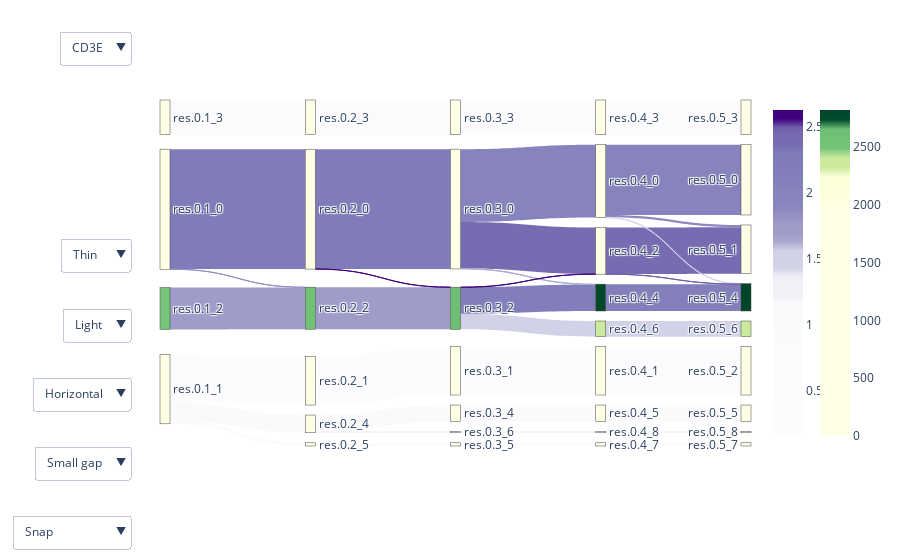

Notebook source saved alongside this figure:
### Code cell
starter_gene = 'CD3E'
gene_set = 'antigen processing and presentation of exogenous peptide antigen via MHC class I, TAP-independent (GO:0002480)'

# Create node label
label_list = []
for data in sankey_dict['node_data'][['modularity', 'silhoutte_score', gene_set + '_combined.score', 'top_genes']].values:
    label = '<br />' + gene_set + '<br />' + 'Gene Set Score: ' + str(data[2]) + '<br />' + 'Top Genes: ' + str(data[-1])
    label_list.append(label)
sankey_dict['node_data']['label'] = label_list

fig = go.Figure(data=[dict(type='sankey', orientation='h', 
                           node = dict(pad = 10, thickness=10,
                                       label=sankey_dict['node_data']['node_labels'],
                                       customdata = sankey_dict['node_data']['label'],
                                       hovertemplate= '%{customdata}',
                                       color = sankey_dict['node_data'][gene_set + '_hex']),
                           link = dict(source = sankey_dict['data']['source'],
                                       target = sankey_dict['data']['target'],
                                       color = sankey_dict['data'][starter_gene+'_hex'],
                                       value = sankey_dict['data']['value']))])

fig.add_trace(go.Scatter(x=[None],
                         y=[None],
                         mode='markers',
                         visible=True,
                         marker=sankey_dict['exp_colorbar'][starter_gene]))

fig.add_trace(go.Scatter(x=[None],
                         y=[None],
                         mode='markers',
                         visible=True,
                         marker={'colorscale':sankey_dict['node_data'][[gene_set + '_combined.score', gene_set+'_hex']].sort_values(gene_set + '_combined.score')[gene_set+'_hex'].tolist(), 
                                 'showscale':True, 
                                 'cmin':min(pbmc_gsea[pbmc_gsea['gene.set'].isin(['antigen processing and presentation of exogenous peptide antigen via MHC class I, TAP-independent (GO:0002480)'])]['combined.score'].tolist()),
                                 'cmax':max(pbmc_gsea[pbmc_gsea['gene.set'].isin(['antigen processing and presentation of exogenous peptide antigen via MHC class I, TAP-independent (GO:0002480)'])]['combined.score'].tolist()), 
                                 'colorbar': {'x':1.1}}))

fig.update_xaxes(showticklabels=False) # hide all the xticks
fig.update_yaxes(showticklabels=False) # hide all the xticks
fig['layout']['showlegend'] = False
fig['layout']['xaxis']['showgrid'] = False
fig['layout']['yaxis']['showgrid'] = False
fig.update_layout(xaxis_zeroline=False, yaxis_zeroline=False)
fig.update_layout({
'plot_bgcolor': 'rgba(0, 0, 0, 0)',
'paper_bgcolor': 'rgba(0, 0, 0, 0)'
})

fig.update_layout(
    updatemenus=[dict(y=1.2, 
                      buttons=[dict(label=starter_gene, method='relayout', args=['paper_bgcolor', 'white']),
                               dict(label='Dark', method='relayout', args=['paper_bgcolor', 'black'])]),
                 # dict(y=1, 
                 #      buttons=[dict(label='Silhouette', method='relayout', args=['paper_bgcolor', 'white']),
                 #               dict(label='Dark', method='relayout', args=['paper_bgcolor', 'black'])]),
                 # dict(y=0.8,
                 #      buttons=[dict(label='GO:0002480', method='restyle',args=['node.thickness', 8]),
                 #               dict(label='Thick',method='restyle',args=['node.thickness', 15])]),
                 dict(y=0.6,
                      buttons=[dict(label='Thin', method='restyle',args=['node.thickness', 8]),
                               dict(label='Thick',method='restyle',args=['node.thickness', 15])]),
                 dict(y=-0.2,
                      buttons=[dict(label='Snap',method='restyle', args=['arrangement', 'snap']),
                               dict(label='Perpendicular', method='restyle',args=['arrangement', 'perpendicular']),
                               dict(label='Freeform', method='restyle',args=['arrangement', 'freeform']),
                               dict(label='Fixed', method='restyle',args=['arrangement', 'fixed'])]),
                 dict(y=0,
                      buttons=[dict(label='Small gap',method='restyle',args=['node.pad', 15]),
                               dict(label='Large gap',method='restyle',args=['node.pad', 20])]),
                 dict(y=0.2,
                      buttons=[dict(label='Horizontal', method='restyle', args=['orientation', 'h']),
                               dict(label='Vertical',method='restyle',args=['orientation', 'v'])]),
                 dict(y=0.4,
                      buttons=[dict(label='Light', method='relayout', args=['paper_bgcolor', 'white']),
                               dict(label='Dark', method='relayout', args=['paper_bgcolor', 'black'])])])
fig.show()

### Figure 1 — Plotly figure (JSON) as saved in the notebook; plotly's stock layout.template omitted (floating-point values rounded to 4 significant figures)
{"data": [{"link": {"color": ["#807cba", "#fbfafc", "#fcfbfd", "#9f9cc9", "#faf9fc", "#fbfafc", "#9490c3", "#807cba", "#fbfafc", "#fcfbfd", "#9f9cc9", "#faf9fc", "#fbfafc", "#f2f0f7", "#3f007d", "#776cb1", "#fbfafc", "#fcfbfd", "#d1d2e7", "#817ebb", "#8683bd", "#faf9fc", "#fbfafc", "#acaad1", "#f2f0f7", "#3f007d", "#776cb1", "#fbfafc", "#fcfbfd", "#d1d2e7", "#827fbb", "#8683bd", "#faf9fc", "#8b87bf", "#fbfafc", "#f2f0f7", "#d4d4e8", "#705eaa"], "source": [1, 0, 2, 3, 2, 2, 1, 5, 4, 7, 8, 9, 6, 9, 5, 12, 11, 14, 15, 15, 12, 16, 13, 12, 10, 15, 22, 18, 21, 17, 23, 19, 20, 19, 25, 24, 19, 22], "target": [5, 4, 7, 8, 9, 6, 8, 12, 11, 14, 15, 16, 13, 10, 15, 22, 18, 21, 17, 23, 19, 20, 25, 23, 24, 22, 30, 27, 31, 26, 32, 28, 29, 30, 34, 33, 32, 32], "value": [1189, 344, 480, 415, 176, 32, 2, 1188, 344, 480, 417, 162, 32, 14, 1, 461, 344, 480, 155, 262, 723, 162, 32, 4, 14, 1, 461, 344, 480, 155, 266, 697, 162, 22, 32, 14, 4, 1]}, "node": {"color": ["#ffffe5", "#ffffe5", "#ffffe5", "#75c578", "#ffffe5", "#ffffe5", "#ffffe5", "#ffffe5", "#70c275", "#ffffe5", "#fdfeda", "#ffffe5", "#ffffe5", "#ffffe5", "#ffffe5", "#6dc073", "#ffffe5", "#ccea9d", "#ffffe5", "#ffffe5", "#ffffe5", "#ffffe5", "#ffffe5", "#004a2b", "#fdfeda", "#ffffe5", "#ccea9d", "#ffffe5", "#ffffe5", "#ffffe5", "#ffffe5", "#ffffe5", "#004529", "#fdfeda", "#ffffe5"], "customdata": ["<br />antigen processing and presentation of exogenous peptide antigen via MHC class I, TAP-independent (GO:0002480)<br />Gene Set Score: 0.0<br />Top Genes: CD79A,MS4A1,CD79B,LINC00926,TCL1A", "<br />antigen processing and presentation of exogenous peptide antigen via MHC class I, TAP-independent (GO:0002480)<br />Gene Set Score: 0.0<br />Top Genes: LDHB,RPS12,CD3D,RPS25,RPS3", "<br />antigen processing and presentation of exogenous peptide antigen via MHC class I, TAP-independent (GO:0002480)<br />Gene Set Score: 0.0<br />Top Genes: S100A9,S100A8,LYZ,CST3,LST1", "<br />antigen processing and presentation of exogenous peptide antigen via MHC class I, TAP-independent (GO:0002480)<br />Gene Set Score: 1426.25056809731<br />Top Genes: NKG7,CST7,GZMA,PRF1,CTSW", "<br />antigen processing and presentation of exogenous peptide antigen via MHC class I, TAP-independent (GO:0002480)<br />Gene Set Score: 0.0<br />Top Genes: CD79A,MS4A1,CD79B,LINC00926,TCL1A", "<br />antigen processing and presentation of exogenous peptide antigen via MHC class I, TAP-independent (GO:0002480)<br />Gene Set Score: 0.0<br />Top Genes: LDHB,RPS12,CD3D,RPS25,RPS3", "<br />antigen processing and presentation of exogenous peptide antigen via MHC class I, TAP-independent (GO:0002480)<br />Gene Set Score: 0.0<br />Top Genes: FCER1A,SERPINF1,CLEC10A,ENHO,CLIC2", "<br />antigen processing and presentation of exogenous peptide antigen via MHC class I, TAP-independent (GO:0002480)<br />Gene Set Score: 0.0<br />Top Genes: S100A9,S100A8,LGALS2,FCN1,CD14", "<br />antigen processing and presentation of exogenous peptide antigen via MHC class I, TAP-independent (GO:0002480)<br />Gene Set Score: 1460.65871885986<br />Top Genes: NKG7,CST7,GZMA,PRF1,CTSW", "<br />antigen processing and presentation of exogenous peptide antigen via MHC class I, TAP-independent (GO:0002480)<br />Gene Set Score: 0.0<br />Top Genes: CDKN1C,HES4,RP11-290F20.3,MS4A7,FCGR3A", "<br />antigen processing and presentation of exogenous peptide antigen via MHC class I, TAP-independent (GO:0002480)<br />Gene Set Score: 97.4426389716303<br />Top Genes: GP9,ITGA2B,TMEM40,AP001189.4,LY6G6F", "<br />antigen processing and presentation of exogenous peptide antigen via MHC class I, TAP-independent (GO:0002480)<br />Gene Set Score: 0.0<br />Top Genes: CD79A,MS4A1,CD79B,LINC00926,TCL1A", "<br />antigen processing and presentation of exogenous peptide antigen via MHC class I, TAP-independent (GO:0002480)<br />Gene Set Score: 0.0<br />Top Genes: LDHB,RPS12,CD3D,RPS25,RPS3", "<br />antigen processing and presentation of exogenous peptide antigen via MHC class I, TAP-independent (GO:0002480)<br />Gene Set Score: 0.0<br />Top Genes: FCER1A,SERPINF1,CLEC10A,ENHO,CLIC2", "<br />antigen processing and presentation of exogenous peptide antigen via MHC class I, TAP-independent (GO:0002480)<br />Gene Set Score: 0.0<br />Top Genes: S100A9,S100A8,LGALS2,FCN1,CD14", "<br />antigen processing and presentation of exogenous peptide antigen via MHC class I, TAP-independent (GO:0002480)<br />Gene Set Score: 1478.41234006271<br />Top Genes: NKG7,CST7,GZMA,PRF1,CTSW", "<br />antigen processing and presentation of exogenous peptide antigen via MHC class I, TAP-independent (GO:0002480)<br />Gene Set Score: 0.0<br />Top Genes: CDKN1C,HES4,RP11-290F20.3,MS4A7,FCGR3A", "<br />antigen processing and presentation of exogenous peptide antigen via MHC class I, TAP-independent (GO:0002480)<br />Gene Set Score: 803.677482768284<br />Top Genes: GZMB,FGFBP2,SPON2,PRF1,GNLY", "<br />antigen processing and presentation of exogenous peptide antigen via MHC class I, TAP-independent (GO:0002480)<br />Gene Set Score: 0.0<br />Top Genes: CD79A,MS4A1,CD79B,LINC00926,TCL1A", "<br />antigen processing and presentation of exogenous peptide antigen via MHC class I, TAP-independent (GO:0002480)<br />Gene Set Score: 0.0<br />Top Genes: RPS12,RPS6,RPS27,RPL32,RPS14", "<br />antigen processing and presentation of exogenous peptide antigen via MHC class I, TAP-independent (GO:0002480)<br />Gene Set Score: 0.0<br />Top Genes: CDKN1C,HES4,RP11-290F20.3,MS4A7,FCGR3A", "<br />antigen processing and presentation of exogenous peptide antigen via MHC class I, TAP-independent (GO:0002480)<br />Gene Set Score: 0.0<br />Top Genes: S100A9,S100A8,LGALS2,FCN1,CD14", "<br />antigen processing and presentation of exogenous peptide antigen via MHC class I, TAP-independent (GO:0002480)<br />Gene Set Score: 0.0<br />Top Genes: IL32,LTB,CD3D,IL7R,LDHB", "<br />antigen processing and presentation of exogenous peptide antigen via MHC class I, TAP-independent (GO:0002480)<br />Gene Set Score: 2762.78125461411<br />Top Genes: CCL5,NKG7,CST7,GZMA,GZMK", "<br />antigen processing and presentation of exogenous peptide antigen via MHC class I, TAP-independent (GO:0002480)<br />Gene Set Score: 97.4426389716303<br />Top Genes: GP9,ITGA2B,TMEM40,AP001189.4,LY6G6F", "<br />antigen processing and presentation of exogenous peptide antigen via MHC class I, TAP-independent (GO:0002480)<br />Gene Set Score: 0.0<br />Top Genes: FCER1A,SERPINF1,CLEC10A,ENHO,CLIC2", "<br />antigen processing and presentation of exogenous peptide antigen via MHC class I, TAP-independent (GO:0002480)<br />Gene Set Score: 803.677482768284<br />Top Genes: GZMB,FGFBP2,SPON2,PRF1,GNLY", "<br />antigen processing and presentation of exogenous peptide antigen via MHC class I, TAP-independent (GO:0002480)<br />Gene Set Score: 0.0<br />Top Genes: CD79A,MS4A1,CD79B,LINC00926,TCL1A", "<br />antigen processing and presentation of exogenous peptide antigen via MHC class I, TAP-independent (GO:0002480)<br />Gene Set Score: 0.0<br />Top Genes: RPS12,RPS27,RPS6,RPL32,RPS14", "<br />antigen processing and presentation of exogenous peptide antigen via MHC class I, TAP-independent (GO:0002480)<br />Gene Set Score: 0.0<br />Top Genes: CDKN1C,HES4,RP11-290F20.3,MS4A7,FCGR3A", "<br />antigen processing and presentation of exogenous peptide antigen via MHC class I, TAP-independent (GO:0002480)<br />Gene Set Score: 0.0<br />Top Genes: IL32,LTB,CD3D,IL7R,LDHB", "<br />antigen processing and presentation of exogenous peptide antigen via MHC class I, TAP-independent (GO:0002480)<br />Gene Set Score: 0.0<br />Top Genes: S100A9,S100A8,LGALS2,FCN1,CD14", "<br />antigen processing and presentation of exogenous peptide antigen via MHC class I, TAP-independent (GO:0002480)<br />Gene Set Score: 2817.85023679681<br />Top Genes: CCL5,NKG7,GZMA,CST7,GZMK", "<br />antigen processing and presentation of exogenous peptide antigen via MHC class I, TAP-independent (GO:0002480)<br />Gene Set Score: 97.4426389716303<br />Top Genes: GP9,ITGA2B,TMEM40,AP001189.4,LY6G6F", "<br />antigen processing and presentation of exogenous peptide antigen via MHC class I, TAP-independent (GO:0002480)<br />Gene Set Score: 0.0<br />Top Genes: FCER1A,SERPINF1,CLEC10A,ENHO,CLIC2"], "hovertemplate": "%{customdata}", "label": ["res.0.1_3", "res.0.1_0", "res.0.1_1", "res.0.1_2", "res.0.2_3", "res.0.2_0", "res.0.2_5", "res.0.2_1", "res.0.2_2", "res.0.2_4", "res.0.3_6", "res.0.3_3", "res.0.3_0", "res.0.3_5", "res.0.3_1", "res.0.3_2", "res.0.3_4", "res.0.4_6", "res.0.4_3", "res.0.4_0", "res.0.4_5", "res.0.4_1", "res.0.4_2", "res.0.4_4", "res.0.4_8", "res.0.4_7", "res.0.5_6", "res.0.5_3", "res.0.5_0", "res.0.5_5", "res.0.5_1", "res.0.5_2", "res.0.5_4", "res.0.5_8", "res.0.5_7"], "pad": 10, "thickness": 10}, "orientation": "h", "type": "sankey"}, {"marker": {"cmax": 2.625, "cmin": 0.158, "colorscale": [[0, "#fcfbfd"], [0.02703, "#fcfbfd"], [0.05405, "#fcfbfd"], [0.08108, "#fcfbfd"], [0.1081, "#fbfafc"], [0.1351, "#fbfafc"], [0.1622, "#fbfafc"], [0.1892, "#fbfafc"], [0.2162, "#fbfafc"], [0.2432, "#fbfafc"], [0.2703, "#fbfafc"], [0.2973, "#fbfafc"], [0.3243, "#faf9fc"], [0.3514, "#faf9fc"], [0.3784, "#faf9fc"], [0.4054, "#faf9fc"], [0.4324, "#f2f0f7"], [0.4595, "#f2f0f7"], [0.4865, "#f2f0f7"], [0.5135, "#d4d4e8"], [0.5405, "#d1d2e7"], [0.5676, "#d1d2e7"], [0.5946, "#acaad1"], [0.6216, "#9f9cc9"], [0.6486, "#9f9cc9"], [0.6757, "#9490c3"], [0.7027, "#8b87bf"], [0.7297, "#8683bd"], [0.7568, "#8683bd"], [0.7838, "#827fbb"], [0.8108, "#817ebb"], [0.8378, "#807cba"], [0.8649, "#807cba"], [0.8919, "#776cb1"], [0.9189, "#776cb1"], [0.9459, "#705eaa"], [0.973, "#3f007d"], [1, "#3f007d"]], "showscale": true}, "mode": "markers", "type": "scatter", "visible": true, "x": [null], "y": [null]}, {"marker": {"cmax": 2818.0, "cmin": 0, "colorbar": {"x": 1.1, "y": 0.5}, "colorscale": [[0, "#ffffe5"], [0.02941, "#ffffe5"], [0.05882, "#ffffe5"], [0.08824, "#ffffe5"], [0.1176, "#ffffe5"], [0.1471, "#ffffe5"], [0.1765, "#ffffe5"], [0.2059, "#ffffe5"], [0.2353, "#ffffe5"], [0.2647, "#ffffe5"], [0.2941, "#ffffe5"], [0.3235, "#ffffe5"], [0.3529, "#ffffe5"], [0.3824, "#ffffe5"], [0.4118, "#ffffe5"], [0.4412, "#ffffe5"], [0.4706, "#ffffe5"], [0.5, "#ffffe5"], [0.5294, "#ffffe5"], [0.5588, "#ffffe5"], [0.5882, "#ffffe5"], [0.6176, "#ffffe5"], [0.6471, "#ffffe5"], [0.6765, "#ffffe5"], [0.7059, "#ffffe5"], [0.7353, "#fdfeda"], [0.7647, "#fdfeda"], [0.7941, "#fdfeda"], [0.8235, "#ccea9d"], [0.8529, "#ccea9d"], [0.8824, "#75c578"], [0.9118, "#70c275"], [0.9412, "#6dc073"], [0.9706, "#004a2b"], [1, "#004529"]], "showscale": true}, "mode": "markers", "type": "scatter", "visible": true, "x": [null], "y": [null]}], "layout": {"autosize": true, "paper_bgcolor": "rgba(0, 0, 0, 0)", "plot_bgcolor": "rgba(0, 0, 0, 0)", "showlegend": false, "updatemenus": [{"buttons": [{"args": ["paper_bgcolor", "white"], "label": "CD3E", "method": "relayout"}, {"args": ["paper_bgcolor", "black"], "label": "Dark", "method": "relayout"}], "x": -0.05, "y": 1.2}, {"buttons": [{"args": ["node.thickness", 8], "label": "Thin", "method": "restyle"}, {"args": ["node.thickness", 15], "label": "Thick", "method": "restyle"}], "x": -0.05, "y": 0.6}, {"buttons": [{"args": ["arrangement", "snap"], "label": "Snap", "method": "restyle"}, {"args": ["arrangement", "perpendicular"], "label": "Perpendicular", "method": "restyle"}, {"args": ["arrangement", "freeform"], "label": "Freeform", "method": "restyle"}, {"args": ["arrangement", "fixed"], "label": "Fixed", "method": "restyle"}], "x": -0.05, "y": -0.2}, {"buttons": [{"args": ["node.pad", 15], "label": "Small gap", "method": "restyle"}, {"args": ["node.pad", 20], "label": "Large gap", "method": "restyle"}], "x": -0.05, "y": 0}, {"buttons": [{"args": ["orientation", "h"], "label": "Horizontal", "method": "restyle"}, {"args": ["orientation", "v"], "label": "Vertical", "method": "restyle"}], "x": -0.05, "y": 0.2}, {"buttons": [{"args": ["paper_bgcolor", "white"], "label": "Light", "method": "relayout"}, {"args": ["paper_bgcolor", "black"], "label": "Dark", "method": "relayout"}], "x": -0.05, "y": 0.4}], "xaxis": {"autorange": true, "range": [-1, 6], "showgrid": false, "showticklabels": false, "zeroline": false}, "yaxis": {"autorange": true, "range": [-1, 4], "showgrid": false, "showticklabels": false, "zeroline": false}}}
